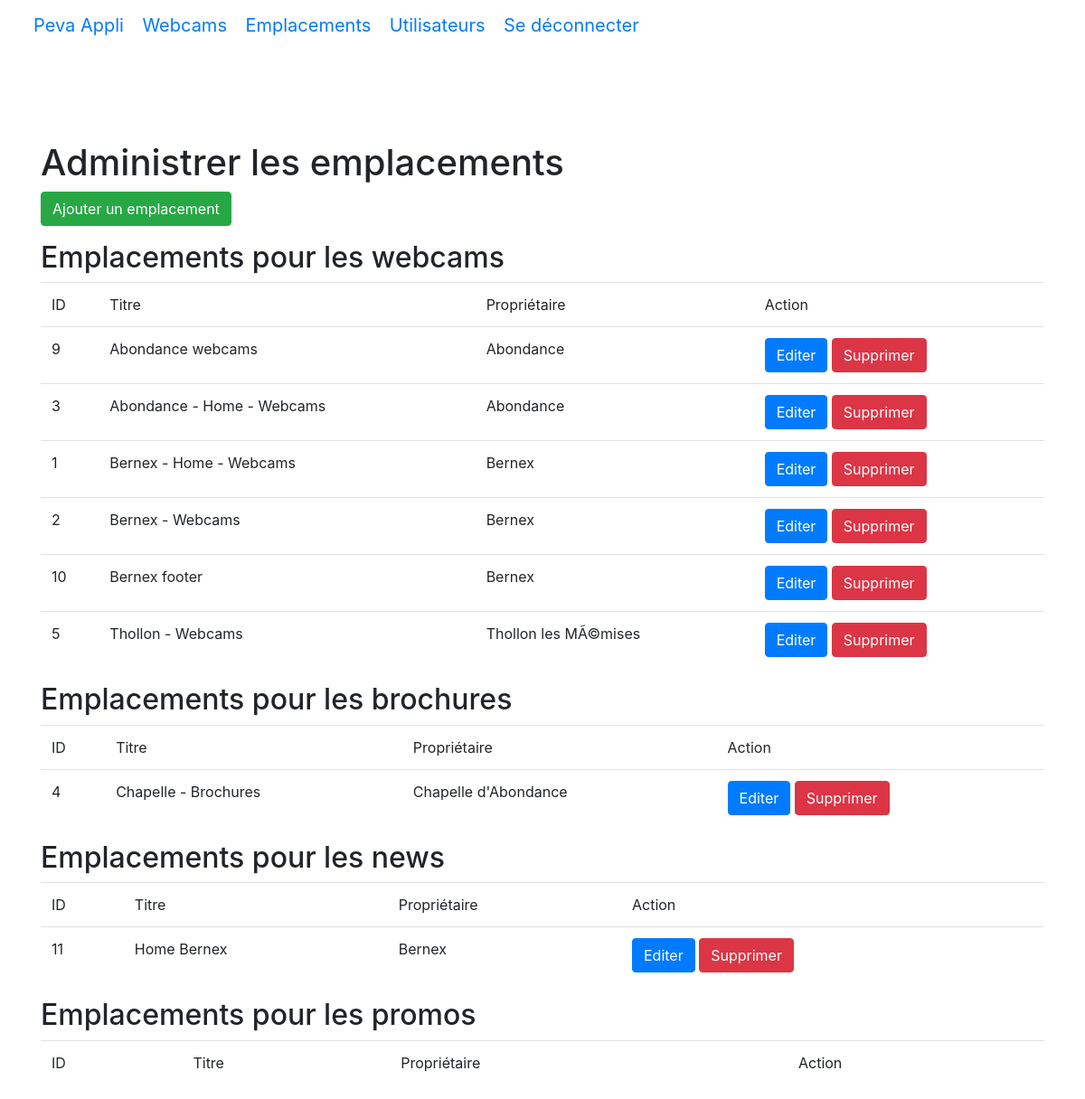
Screenshot of /admin.php?p=emplacement.index (signed in) with the database file from the repository.
### tables this page shows
CREATE TABLE IF NOT EXISTS `emplacement` (
  `emplacement_id` int(11) NOT NULL AUTO_INCREMENT,
  `emplacement_name` varchar(40) DEFAULT NULL,
  `emplacement_slug` varchar(40) DEFAULT NULL,
  `emplacement_owner` varchar(40) DEFAULT NULL,
  `emplacement_type` varchar(40) DEFAULT NULL,
  PRIMARY KEY (`emplacement_id`),
  KEY `emplacement_owner` (`emplacement_owner`)
);

CREATE TABLE IF NOT EXISTS `user` (
  `user_id` int(11) NOT NULL AUTO_INCREMENT,
  `user_login` varchar(40) DEFAULT NULL,
  `user_pass` varchar(40) DEFAULT NULL,
  `user_privilege` int(11) DEFAULT NULL,
  `user_slug` varchar(40) DEFAULT NULL,
  `user_name` varchar(40) DEFAULT NULL,
  PRIMARY KEY (`user_id`)
);

### app/App.php (called while the page is built, shortened)
<?php
class App{
	private $db_instance;
	private static $_instance;
	public static function getInstance(){
		if(is_null(self::$_instance)){
			self::$_instance=new App();
		}
		return self::$_instance;
	}
	public static function load(){
		require ROOT.'/app/Autoloader.php';
		require ROOT.'/core/Autoloader.php';
	}
	public function getTable($name){
		return new $class_name($this->getDb());
	}
	public function getDb(){
		$config = Config::getInstance(ROOT.'/config/config.php');
		if (is_null($this->db_instance)) {
			$this->db_instance = new MysqlDatabase($config->get('db_name'), $config->get('db_user'), $config->get('db_pass'), $config->get('db_host'));
		}
		return $this->db_instance;
	}
}

### app/Autoloader.php (called while the page is built, shortened)
<?php
class Autoloader{
    static function autoload($class){
        if (strpos($class, __NAMESPACE__ . '\\') === 0){
            $class = str_replace(__NAMESPACE__ . '\\', '', $class);
            $class = str_replace('\\', '/', $class);
        }
    }
}

### core/Autoloader.php (called while the page is built, shortened)
<?php
class Autoloader{
    static function autoload($class){
        if (strpos($class, __NAMESPACE__ . '\\') === 0){
            $class = str_replace(__NAMESPACE__ . '\\', '', $class);
            $class = str_replace('\\', '/', $class);
        }
    }
}

### core/Config.php (called while the page is built, shortened)
<?php
class Config{
	private $settings=[];
	private static $_instance;
	public static function getInstance($file){
		if(is_null(self::$_instance)){
			self::$_instance = new Config($file);
		}
		return self::$_instance;
	}
	public function __construct($file){
		$this->settings = require($file);
	}
	public function get($key){
		return $this->settings[$key];
	}
}

### config/config.php (called while the page is built)
<?php
return array(
	"db_name" => "peva_admin",
	"db_user" => "root",
	"db_pass" => "",
	"db_host" => "localhost"
);

### core/Table/Table.php (called while the page is built, shortened)
<?php
class Table{
	protected $db;
	public function __construct(Database $db){
		$this->db=$db;
	}
	public function query($statement, $attributes=null, $one =false){
		if($attributes){
			return $this->db->prepare(
				$statement,
				$attributes,
				str_replace('Table','Entity',get_class($this)),
				$one
			);
		} else{
			return $this->db->query(
				$statement,
				str_replace('Table','Entity',get_class($this)),
				$one
			);
		}
	}
}

### core/Database/MysqlDatabase.php (called while the page is built, shortened)
<?php
class MysqlDatabase extends Database{
	private $pdo;
	private function getPDO(){
		if($this->pdo === null){
			$pdo = new PDO('mysql:host=localhost;dbname=peva_admin','root','');
			$pdo->setAttribute(PDO::ATTR_ERRMODE, PDO::ERRMODE_EXCEPTION);
			$this->pdo=$pdo;
		}
		return $this->pdo;
	}
	public function prepare($statement, $attributes, $class_name=null, $one = false){
		$req = $this->getPDO()->prepare($statement);
		$res = $req->execute($attributes);
		if ($class_name===null) {
			$req->setFetchMode(PDO::FETCH_OBJ);
		}
		else{
			$req->setFetchMode(PDO::FETCH_CLASS,$class_name);
		}
		if($one){
			$datas = $req->fetch();
		}
		else{
			$datas = $req->fetchAll();
		}
		return $datas;
	}
}

### app/Table/EmplacementTable.php (called while the page is built, shortened)
<?php
class EmplacementTable extends Table{
	public function getEmplacements($type){
		return $this->query('
			SELECT * FROM emplacement
			LEFT JOIN user
			ON emplacement_owner = user_id
			WHERE emplacement_type = ?
			ORDER BY user_name',[$type]);
	}
}

### pages/admin/emplacements/index.php (the view, shortened to what this page needs)
<?php
$emplacements = App::getInstance()->getTable('Emplacement');
$emplacementsWebcam = $emplacements->getEmplacements('webcam');
$emplacementsBrochure = $emplacements->getEmplacements('brochure');
$emplacementsNews = $emplacements->getEmplacements('news');
?>
<h1>Administrer les emplacements</h1>
<p>
	<a href="?p=emplacement.add" class="btn btn-success">Ajouter un emplacement</a>
</p>
<h2>Emplacements pour les webcams</h2>
<table class="table">
	<thead>
		<tr>
			<td>ID</td>
			<td>Titre</td>
			<td>Propriétaire</td>
			<td>Action</td>
		</tr>
	</thead>
	<tbody>
		<?php foreach ($emplacementsWebcam as $emplacement): ?>
			<tr>
				<td><?= $emplacement->emplacement_id; ?></td>
				<td><?= $emplacement->emplacement_name; ?></td>
				<td><?= $emplacement->user_name; ?></td>
				<td>
					<a href="?p=emplacement.edit&id=<?= $emplacement->emplacement_id;?>" class="btn btn-primary">Editer</a>
					<form action="?p=emplacement.delete" method="post" style="display: inline;">
						<button type="submit" class="btn btn-danger" href="?p=emplacement.delete&id=<?= $emplacement->emplacement_id;?>">Supprimer</button>
					</form>
				</td>
			</tr>
		<?php endforeach; ?>
	</tbody>
</table>
<h2>Emplacements pour les brochures</h2>
<table class="table">
	<thead>
		<tr>
			<td>ID</td>
			<td>Titre</td>
			<td>Propriétaire</td>
			<td>Action</td>
		</tr>
	</thead>
	<tbody>
		<?php foreach ($emplacementsBrochure as $emplacement): ?>
			<tr>
				<td><?= $emplacement->emplacement_id; ?></td>
				<td><?= $emplacement->emplacement_name; ?></td>
				<td><?= $emplacement->user_name; ?></td>
				<td>
					<a href="?p=emplacement.edit&id=<?= $emplacement->emplacement_id;?>" class="btn btn-primary">Editer</a>
					<form action="?p=emplacement.delete" method="post" style="display: inline;">
						<button type="submit" class="btn btn-danger" href="?p=emplacement.delete&id=<?= $emplacement->emplacement_id;?>">Supprimer</button>
					</form>
				</td>
			</tr>
		<?php endforeach; ?>
	</tbody>
</table>
<h2>Emplacements pour les news</h2>
<table class="table">
	<thead>
		<tr>
			<td>ID</td>
			<td>Titre</td>
			<td>Propriétaire</td>
			<td>Action</td>
		</tr>
	</thead>
	<tbody>
		<?php foreach ($emplacementsNews as $emplacement): ?>
			<tr>
				<td><?= $emplacement->emplacement_id; ?></td>
				<td><?= $emplacement->emplacement_name; ?></td>
				<td><?= $emplacement->user_name; ?></td>
				<td>
					<a href="?p=emplacement.edit&id=<?= $emplacement->emplacement_id;?>" class="btn btn-primary">Editer</a>
					<form action="?p=emplacement.delete" method="post" style="display: inline;">
						<button type="submit" class="btn btn-danger" href="?p=emplacement.delete&id=<?= $emplacement->emplacement_id;?>">Supprimer</button>
					</form>
				</td>
			</tr>
		<?php endforeach; ?>
	</tbody>
</table>
<h2>Emplacements pour les promos</h2>
<table class="table">
	<thead>
		<tr>
			<td>ID</td>
			<td>Titre</td>
			<td>Propriétaire</td>
			<td>Action</td>
		</tr>
	</thead>
</table>

### rows the page displays
emplacement: emplacement_id "9", emplacement_name "Abondance webcams", user.user_name "Abondance"
emplacement: emplacement_id "3", emplacement_name "Abondance - Home - Webcams", user.user_name "Abondance"
emplacement: emplacement_id "1", emplacement_name "Bernex - Home - Webcams", user.user_name "Bernex"
emplacement: emplacement_id "2", emplacement_name "Bernex - Webcams", user.user_name "Bernex"
emplacement: emplacement_id "10", emplacement_name "Bernex footer", user.user_name "Bernex"
emplacement: emplacement_id "5", emplacement_name "Thollon - Webcams", user.user_name "Thollon les MÃ©mises"
emplacement: emplacement_id "4", emplacement_name "Chapelle - Brochures", user.user_name "Chapelle d'Abondance"
emplacement: emplacement_id "11", emplacement_name "Home Bernex", user.user_name "Bernex"
